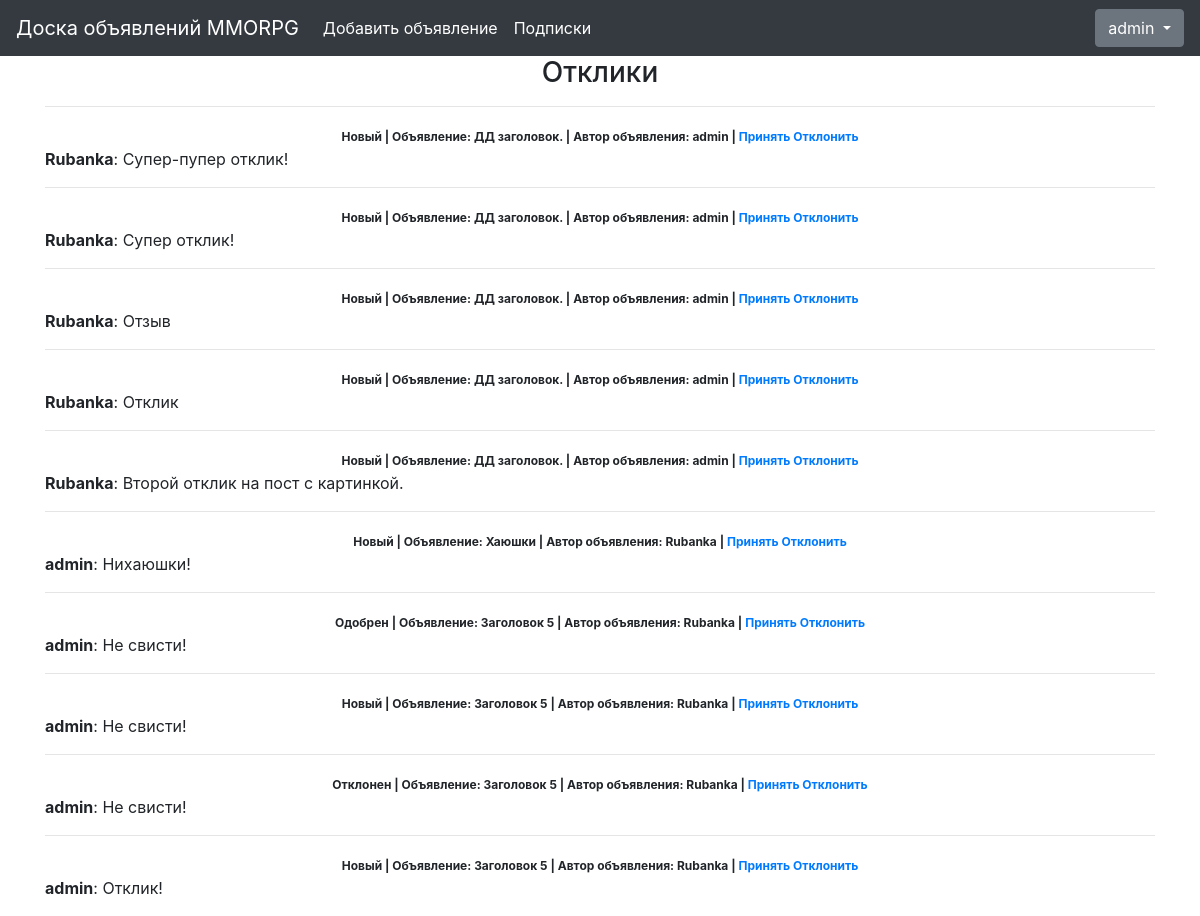
The app's page /ads/responses/ (signed in) with its own data.
### billboard/models.py (models this page shows, shortened)
class Response(models.Model):
    STATUS = (
        ('NEW', 'Новый'),
        ('YES', 'Одобрен'),
        ('NO', 'Отклонен'))
    author = models.ForeignKey(User, on_delete=models.CASCADE)
    ad = models.ForeignKey(Ad, on_delete=models.CASCADE, related_name='responses')
    text = models.TextField(verbose_name='Текст')
    status = models.CharField(max_length=3, choices=STATUS, default='NEW', verbose_name='Статус отклика')
    dateCreation = models.DateTimeField(auto_now_add=True)
    class Meta:
        verbose_name = 'Отклик'
        verbose_name_plural = 'Отклики'

class Ad(models.Model):
    CATEGORY_CHOICES = (
        ('TA', 'Танки'),
        ('HI', 'Хилы'),
        ('DD', 'ДД'),
        ('DE', 'Торговцы'),
        ('GM', 'Гилдмастеры'),
        ('QG', 'Квестгиверы'),
        ('BS', 'Кузнецы'),
        ('TA', 'Кожевники'),
        ('PM', 'Зельевары'),
        ('SM', 'Мастера заклинаний'))
    author = models.ForeignKey(User, on_delete=models.CASCADE, verbose_name='Автор')
    category = models.CharField(max_length=2, choices=CATEGORY_CHOICES, default='TA', verbose_name='Категория')
    dateCreation = models.DateTimeField(auto_now_add=True, verbose_name='Дата публикации')
    title = models.CharField(max_length=256, verbose_name='Заголовок')
    text = CKEditor5Field(verbose_name='Текст', config_name='extends', null=True, blank=True)
    class Meta:
        verbose_name = 'Объявление'
        verbose_name_plural = 'Объявления'

### billboard/views.py (the view)
# urls.py: path('responses/', MyResponsesList.as_view(), name='responses'),
class MyResponsesList(LoginRequiredMixin, ListView):
    raise_exception = True
    model = Response
    ordering = '-dateCreation'
    template_name = 'responses.html'
    context_object_name = 'responses'
    paginate_by = 10
    def get_queryset(self):
        queryset = super().get_queryset()
        self.filterset = ResponseFilter(self.request.GET, queryset)
        return self.filterset.qs
    def get_context_data(self, **kwargs):
        context = super().get_context_data(**kwargs)
        context['is_url_myads'] = self.request.path == '/ads/responses/'
        context['filterset'] = self.filterset
        return context

### templates/responses.html (shortened to what this page needs)
{% extends 'base.html' %}
{% block content %}
<h3>Отклики</h3>
    {% if responses %}
        <table>
            {% for response in responses %}
                <hr>
                <span style="font-size: 12px;"><b>{{ response.get_status_display }}  |
                Объявление: {{ response.ad.title }} | Автор объявления: {{ response.ad.author }} | <a href="/ads/{{ ad.id }}"> Принять </a> <a href="/ads/{{ ad.id }}"> Отклонить </a></b></span>
                <br>
            <p align="left"><b>{{ response.author }}</b>: {{ response.text|safe }}</p>
            {% endfor %}
        </table>
    {% else %}
        <h3>Откликов еще нет!</h3>
    {% endif %}
{% endblock content %}

### templates/base.html (shortened to what this page needs)
<!doctype  html>
<html  lang="en">
<head>
    {% load static %}
    <link  rel="stylesheet"  href="https://maxcdn.bootstrapcdn.com/bootstrap/4.0.0/css/bootstrap.min.css">
</head>
<body>
<nav class="navbar navbar-expand-lg navbar-dark bg-dark">
  <a class="navbar-brand" href="/ads/">Доска объявлений MMORPG</a>
<div class="collapse navbar-collapse" id="navbarSupportedContent">
    <ul class="navbar-nav mr-auto">
        {% if user.is_authenticated %}
        <li class="nav-item active">
            <a class="nav-link" href="{% url 'ad_create' %}">Добавить объявление
                <span class="sr-only">(current)</span></a>
        </li>
        <li class="nav-item active">
            <a class="nav-link" href="{% url 'subscriptions' %}">Подписки
                </a>
        </li>
        {% endif %}
    </ul>
        <div class="btn-group">
        <button type="button" class="btn btn-secondary dropdown-toggle" data-toggle="dropdown" aria-haspopup="true" aria-expanded="false">
        {% if user.is_authenticated %}
            {{ user }}
        {% else %}
            Войти
        {% endif %}
        </button>
    </div>
</div>
</nav>
<div class="container">
    <div class="row">
        <div class="col-lg-12 text-center">
            {% block content %}{% endblock content %}
        </div>
    </div>
</div>
</body>
</html>

### records on screen
Response: status "Новый", ad "ДД заголовок.", ad.author "admin", author "Rubanka", text "Супер-пупер отклик!"
Response: status "Новый", ad "ДД заголовок.", ad.author "admin", author "Rubanka", text "Супер отклик!"
Response: status "Новый", ad "ДД заголовок.", ad.author "admin", author "Rubanka", text "Отзыв"
Response: status "Новый", ad "ДД заголовок.", ad.author "admin", author "Rubanka", text "Отклик"
Response: status "Новый", ad "ДД заголовок.", ad.author "admin", author "Rubanka", text "Второй отклик на пост с картинкой."
Response: status "Новый", ad "Хаюшки", ad.author "Rubanka", author "admin", text "Нихаюшки!"
Response: status "Одобрен", ad "Заголовок 5", ad.author "Rubanka", author "admin", text "Не свисти!"
Response: status "Новый", ad "Заголовок 5", ad.author "Rubanka", author "admin", text "Не свисти!"
Response: status "Отклонен", ad "Заголовок 5", ad.author "Rubanka", author "admin", text "Не свисти!"
Response: status "Новый", ad "Заголовок 5", ad.author "Rubanka", author "admin", text "Отклик!"

### other values on screen
{{ user }} "admin"
